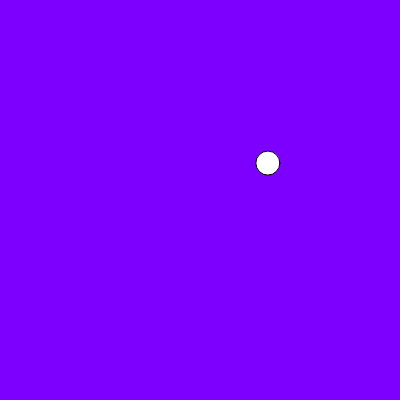
Frame 1 (no input)
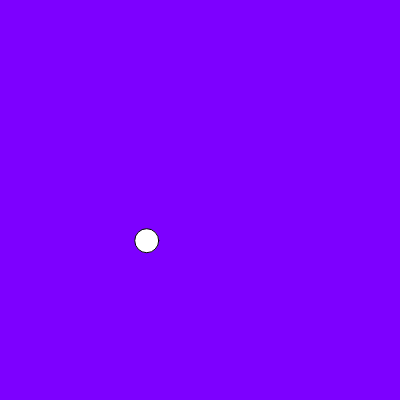
Frame 60 (no input)
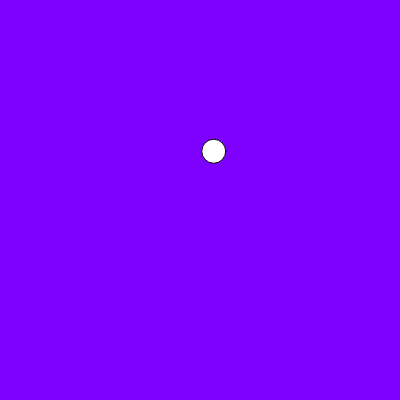
Frame 120 (the mouse pressed at the canvas centre since frame 60)

The p5.js sketch that drew these frames (run headless with seeded random() and noise() and a simulated clock; from frame 60 on, the mouse is pressed at the canvas centre):

// p5.js sketch
// ── sketch.js
var xoffset1 = 0;
var xoffset2 = 1;

function setup() {
  createCanvas(400, 400);
}

function draw() {
  background(125, 0, 255);

  var x = map(noise(xoffset1), 0, 1, 0, width);
  var y = map(noise(xoffset2), 0, 1, 0, height);

  xoffset1 += 0.02;
  xoffset2 += 0.02;

  ellipse(x, y, 24);
}
